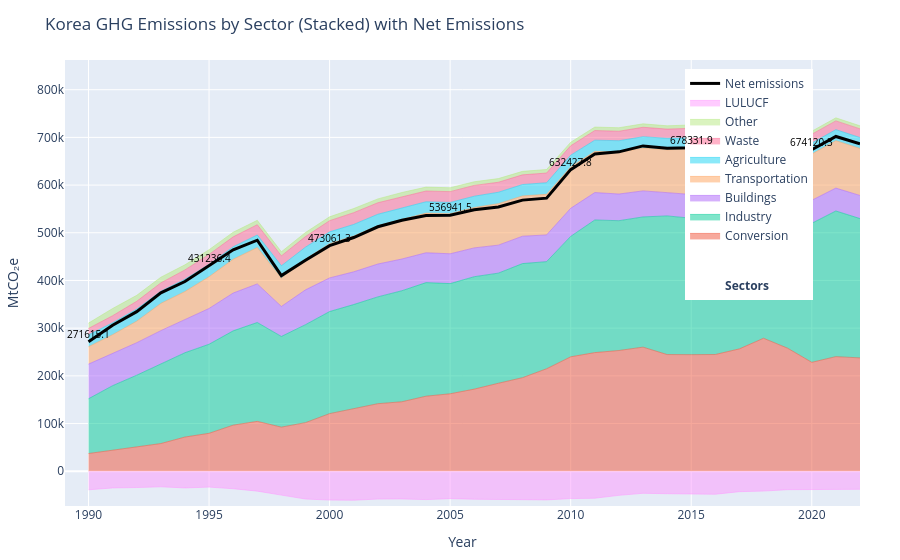

Source (notebook cell):
### Code cell
sec = pd.DataFrame({
    "Year": dfE.index,
    "Conversion": serConv,
    "Industry": serInd,
    "Buildings": serBlds,
    "Transportation": serTrn,
    "Agriculture": serAg,
    "Waste": serWaste,
    "Other": serEtc,
    "LULUCF": serLulucf,
}).reset_index(drop=True)

# Ensure Year is numeric & sorted
sec["Year"] = pd.to_numeric(sec["Year"])
sec = sec.sort_values("Year")

# Net = sum of positives + LULUCF
pos_cols = ["Conversion", "Industry", "Buildings", "Transportation", "Agriculture", "Waste", "Other"]
sec["Net"] = sec[pos_cols].sum(axis=1) + sec["LULUCF"]

# ─── Plot ─────────────────────────────────────────────────────────────────────
fig = go.Figure()

# (Optional) a dummy legend spacer like your gas block’s header
fig.add_trace(go.Scatter(x=[None], y=[None], mode='lines',
                         line=dict(color='rgba(0,0,0,0)'),
                         name='<br><br><b>Sectors</b>',
                         showlegend=True, hoverinfo='skip'))

# Stacked positive sectors (above 0). Using stackgroup avoids precomputing cumulatives.
for col in ["Conversion", "Industry", "Buildings", "Transportation",
            "Agriculture", "Waste", "Other"]:
    fig.add_trace(go.Scatter(
        x=sec["Year"], y=sec[col],
        mode="lines", name=col,
        stackgroup="pos",  # all positive stacks together
        line=dict(width=0.5),
        hovertemplate=f"Year=%{{x}}<br>{col}=%{{y:.1f}} MtCO₂e<extra></extra>"
    ))

# LULUCF (often negative) stacked below zero on a separate stackgroup
fig.add_trace(go.Scatter(
    x=sec["Year"], y=sec["LULUCF"],
    mode="lines", name="LULUCF",
    stackgroup="neg",
    line=dict(width=0.5),
    hovertemplate="Year=%{x}<br>LULUCF=%{y:.1f} MtCO₂e<extra></extra>"
))

# Net emissions line
fig.add_trace(go.Scatter(
    x=sec["Year"], y=sec["Net"],
    mode="lines", name="Net emissions",
    line=dict(color="black", width=3)
))

# Annotate net values every 5 years (adjust as you like)
years_to_annot = sec["Year"][sec["Year"] % 5 == 0]
mark = sec[sec["Year"].isin(years_to_annot)]
for _, r in mark.iterrows():
    fig.add_annotation(
        x=r["Year"], y=r["Net"],
        text=f"{r['Net']:.1f}",
        showarrow=False, yshift=8, font=dict(size=10, color="black")
    )

# Layout
fig.update_layout(
    title="Korea GHG Emissions by Sector (Stacked) with Net Emissions",
    xaxis_title="Year",
    yaxis_title="MtCO₂e",
    hovermode="x unified",
    legend=dict(orientation="v", yanchor="top", y=0.98, xanchor="left", x=0.78),
    margin=dict(l=60, r=40, t=60, b=50),
)

# Optional: reasonable y-range padding
ymin = min(0, np.nanmin(sec["LULUCF"]))
ymax = float(np.nanmax(sec[pos_cols].sum(axis=1)))
fig.update_yaxes(range=[ymin*1.2, ymax*1.1], zeroline=True)

# ─── If you also want the "Gas" header + stacked gas block you wrote ──────────
# (Requires gas_df with *_stack columns already prepared)
# add_gas_stack(fig, gas_df)

fig.show()

### Figure 1 — Plotly figure (JSON) as saved in the notebook; plotly's stock layout.template omitted (floating-point values rounded to 4 significant figures)
{"data": [{"hoverinfo": "skip", "line": {"color": "rgba(0,0,0,0)"}, "mode": "lines", "name": "<br><br><b>Sectors</b>", "showlegend": true, "type": "scatter", "x": [null], "y": [null]}, {"hovertemplate": "Year=%{x}<br>Conversion=%{y:.1f} MtCO₂e<extra></extra>", "line": {"width": 0.5}, "mode": "lines", "name": "Conversion", "stackgroup": "pos", "type": "scatter", "x": [1990, 1991, 1992, 1993, 1994, 1995, 1996, 1997, 1998, 1999, 2000, 2001, 2002, 2003, 2004, 2005, 2006, 2007, 2008, 2009, 2010, 2011, 2012, 2013, 2014, 2015, 2016, 2017, 2018, 2019, 2020, 2021, 2022], "y": [37170.0, 43770.0, 51280.0, 58080.0, 71720.0, 79560.0, 96640.0, 104600.0, 92500.0, 101900.0, 120800.0, 131900.0, 141600.0, 145700.0, 157400.0, 162400.0, 172200.0, 184500.0, 196200.0, 214900.0, 239900.0, 248800.0, 253200.0, 260200.0, 244700.0, 244500.0, 244800.0, 256600.0, 278800.0, 257900.0, 228400.0, 240300.0, 237700.0]}, {"hovertemplate": "Year=%{x}<br>Industry=%{y:.1f} MtCO₂e<extra></extra>", "line": {"width": 0.5}, "mode": "lines", "name": "Industry", "stackgroup": "pos", "type": "scatter", "x": [1990, 1991, 1992, 1993, 1994, 1995, 1996, 1997, 1998, 1999, 2000, 2001, 2002, 2003, 2004, 2005, 2006, 2007, 2008, 2009, 2010, 2011, 2012, 2013, 2014, 2015, 2016, 2017, 2018, 2019, 2020, 2021, 2022], "y": [114800.0, 135700.0, 150100.0, 166800.0, 176800.0, 186700.0, 197700.0, 207300.0, 190100.0, 205400.0, 214000.0, 217600.0, 224000.0, 232800.0, 238100.0, 231000.0, 235700.0, 230900.0, 239200.0, 224600.0, 252500.0, 278100.0, 272200.0, 273000.0, 290700.0, 286100.0, 290900.0, 299400.0, 303600.0, 301200.0, 291500.0, 305400.0, 292100.0]}, {"hovertemplate": "Year=%{x}<br>Buildings=%{y:.1f} MtCO₂e<extra></extra>", "line": {"width": 0.5}, "mode": "lines", "name": "Buildings", "stackgroup": "pos", "type": "scatter", "x": [1990, 1991, 1992, 1993, 1994, 1995, 1996, 1997, 1998, 1999, 2000, 2001, 2002, 2003, 2004, 2005, 2006, 2007, 2008, 2009, 2010, 2011, 2012, 2013, 2014, 2015, 2016, 2017, 2018, 2019, 2020, 2021, 2022], "y": [72640.0, 67240.0, 68170.0, 69970.0, 69090.0, 74980.0, 79240.0, 80860.0, 62880.0, 73010.0, 70540.0, 68600.0, 68880.0, 66510.0, 62580.0, 62520.0, 60440.0, 58720.0, 57360.0, 56010.0, 58920.0, 57480.0, 55920.0, 54580.0, 48800.0, 49750.0, 51700.0, 52980.0, 53010.0, 49900.0, 48280.0, 47990.0, 48440.0]}, {"hovertemplate": "Year=%{x}<br>Transportation=%{y:.1f} MtCO₂e<extra></extra>", "line": {"width": 0.5}, "mode": "lines", "name": "Transportation", "stackgroup": "pos", "type": "scatter", "x": [1990, 1991, 1992, 1993, 1994, 1995, 1996, 1997, 1998, 1999, 2000, 2001, 2002, 2003, 2004, 2005, 2006, 2007, 2008, 2009, 2010, 2011, 2012, 2013, 2014, 2015, 2016, 2017, 2018, 2019, 2020, 2021, 2022], "y": [36460.0, 39670.0, 45190.0, 57080.0, 59190.0, 66560.0, 70800.0, 76410.0, 59220.0, 64370.0, 71850.0, 75060.0, 80150.0, 82990.0, 83120.0, 83970.0, 84680.0, 86930.0, 84490.0, 85150.0, 86660.0, 86360.0, 87720.0, 89660.0, 89910.0, 95380.0, 99860.0, 99330.0, 98760.0, 101700.0, 96800.0, 99470.0, 98500.0]}, {"hovertemplate": "Year=%{x}<br>Agriculture=%{y:.1f} MtCO₂e<extra></extra>", "line": {"width": 0.5}, "mode": "lines", "name": "Agriculture", "stackgroup": "pos", "type": "scatter", "x": [1990, 1991, 1992, 1993, 1994, 1995, 1996, 1997, 1998, 1999, 2000, 2001, 2002, 2003, 2004, 2005, 2006, 2007, 2008, 2009, 2010, 2011, 2012, 2013, 2014, 2015, 2016, 2017, 2018, 2019, 2020, 2021, 2022], "y": [24870.0, 24920.0, 25210.0, 25550.0, 25770.0, 25880.0, 26230.0, 26180.0, 26130.0, 25140.0, 24710.0, 24310.0, 24160.0, 23900.0, 23830.0, 23680.0, 23680.0, 23930.0, 23900.0, 24310.0, 24670.0, 23450.0, 24050.0, 23900.0, 24030.0, 23630.0, 23540.0, 23660.0, 23490.0, 23260.0, 23090.0, 23080.0, 22950.0]}, {"hovertemplate": "Year=%{x}<br>Waste=%{y:.1f} MtCO₂e<extra></extra>", "line": {"width": 0.5}, "mode": "lines", "name": "Waste", "stackgroup": "pos", "type": "scatter", "x": [1990, 1991, 1992, 1993, 1994, 1995, 1996, 1997, 1998, 1999, 2000, 2001, 2002, 2003, 2004, 2005, 2006, 2007, 2008, 2009, 2010, 2011, 2012, 2013, 2014, 2015, 2016, 2017, 2018, 2019, 2020, 2021, 2022], "y": [13440.0, 14820.0, 16380.0, 17430.0, 19560.0, 20960.0, 20780.0, 21530.0, 20700.0, 22180.0, 23390.0, 24610.0, 24130.0, 24100.0, 22510.0, 22650.0, 22610.0, 20980.0, 20300.0, 20240.0, 19740.0, 20190.0, 19860.0, 19790.0, 19240.0, 19690.0, 19590.0, 20110.0, 19350.0, 18770.0, 18480.0, 18340.0, 18190.0]}, {"hovertemplate": "Year=%{x}<br>Other=%{y:.1f} MtCO₂e<extra></extra>", "line": {"width": 0.5}, "mode": "lines", "name": "Other", "stackgroup": "pos", "type": "scatter", "x": [1990, 1991, 1992, 1993, 1994, 1995, 1996, 1997, 1998, 1999, 2000, 2001, 2002, 2003, 2004, 2005, 2006, 2007, 2008, 2009, 2010, 2011, 2012, 2013, 2014, 2015, 2016, 2017, 2018, 2019, 2020, 2021, 2022], "y": [11180.0, 15170.0, 12490.0, 11900.0, 10650.0, 9839.0, 9669.0, 9177.0, 8657.0, 8561.0, 8135.0, 8699.0, 8072.0, 8487.0, 8207.0, 8166.0, 7691.0, 7697.0, 7313.0, 7451.0, 7379.0, 7291.0, 7350.0, 7221.0, 6956.0, 7107.0, 7043.0, 6988.0, 6836.0, 6526.0, 6396.0, 6370.0, 6448.0]}, {"hovertemplate": "Year=%{x}<br>LULUCF=%{y:.1f} MtCO₂e<extra></extra>", "line": {"width": 0.5}, "mode": "lines", "name": "LULUCF", "stackgroup": "neg", "type": "scatter", "x": [1990, 1991, 1992, 1993, 1994, 1995, 1996, 1997, 1998, 1999, 2000, 2001, 2002, 2003, 2004, 2005, 2006, 2007, 2008, 2009, 2010, 2011, 2012, 2013, 2014, 2015, 2016, 2017, 2018, 2019, 2020, 2021, 2022], "y": [-38960.0, -35020.0, -34190.0, -32630.0, -35020.0, -33260.0, -36680.0, -41680.0, -50050.0, -58250.0, -60390.0, -60720.0, -58360.0, -58070.0, -59430.0, -57480.0, -58660.0, -59360.0, -60290.0, -60070.0, -57360.0, -56540.0, -50560.0, -46260.0, -47140.0, -47770.0, -48220.0, -42850.0, -41560.0, -38650.0, -38840.0, -39000.0, -37830.0]}, {"line": {"color": "black", "width": 3}, "mode": "lines", "name": "Net emissions", "type": "scatter", "x": [1990, 1991, 1992, 1993, 1994, 1995, 1996, 1997, 1998, 1999, 2000, 2001, 2002, 2003, 2004, 2005, 2006, 2007, 2008, 2009, 2010, 2011, 2012, 2013, 2014, 2015, 2016, 2017, 2018, 2019, 2020, 2021, 2022], "y": [271600.0, 306200.0, 334600.0, 374200.0, 397800.0, 431200.0, 464400.0, 484400.0, 410200.0, 442300.0, 473100.0, 490100.0, 512600.0, 526400.0, 536300.0, 536900.0, 548300.0, 554300.0, 568500.0, 572600.0, 632400.0, 665100.0, 669700.0, 682100.0, 677200.0, 678300.0, 689200.0, 716300.0, 742300.0, 720700.0, 674100.0, 702000.0, 686500.0]}], "layout": {"annotations": [{"font": {"color": "black", "size": 10}, "showarrow": false, "text": "271615.1", "x": 1990, "y": 271600.0, "yshift": 8}, {"font": {"color": "black", "size": 10}, "showarrow": false, "text": "431236.4", "x": 1995, "y": 431200.0, "yshift": 8}, {"font": {"color": "black", "size": 10}, "showarrow": false, "text": "473061.3", "x": 2000, "y": 473100.0, "yshift": 8}, {"font": {"color": "black", "size": 10}, "showarrow": false, "text": "536941.5", "x": 2005, "y": 536900.0, "yshift": 8}, {"font": {"color": "black", "size": 10}, "showarrow": false, "text": "632427.8", "x": 2010, "y": 632400.0, "yshift": 8}, {"font": {"color": "black", "size": 10}, "showarrow": false, "text": "678331.9", "x": 2015, "y": 678300.0, "yshift": 8}, {"font": {"color": "black", "size": 10}, "showarrow": false, "text": "674120.3", "x": 2020, "y": 674100.0, "yshift": 8}], "hovermode": "x unified", "legend": {"orientation": "v", "x": 0.78, "xanchor": "left", "y": 0.98, "yanchor": "top"}, "margin": {"b": 50, "l": 60, "r": 40, "t": 60}, "title": {"text": "Korea GHG Emissions by Sector (Stacked) with Net Emissions"}, "xaxis": {"title": {"text": "Year"}}, "yaxis": {"range": [-72870.0, 862300.0], "title": {"text": "MtCO₂e"}, "zeroline": true}}}
